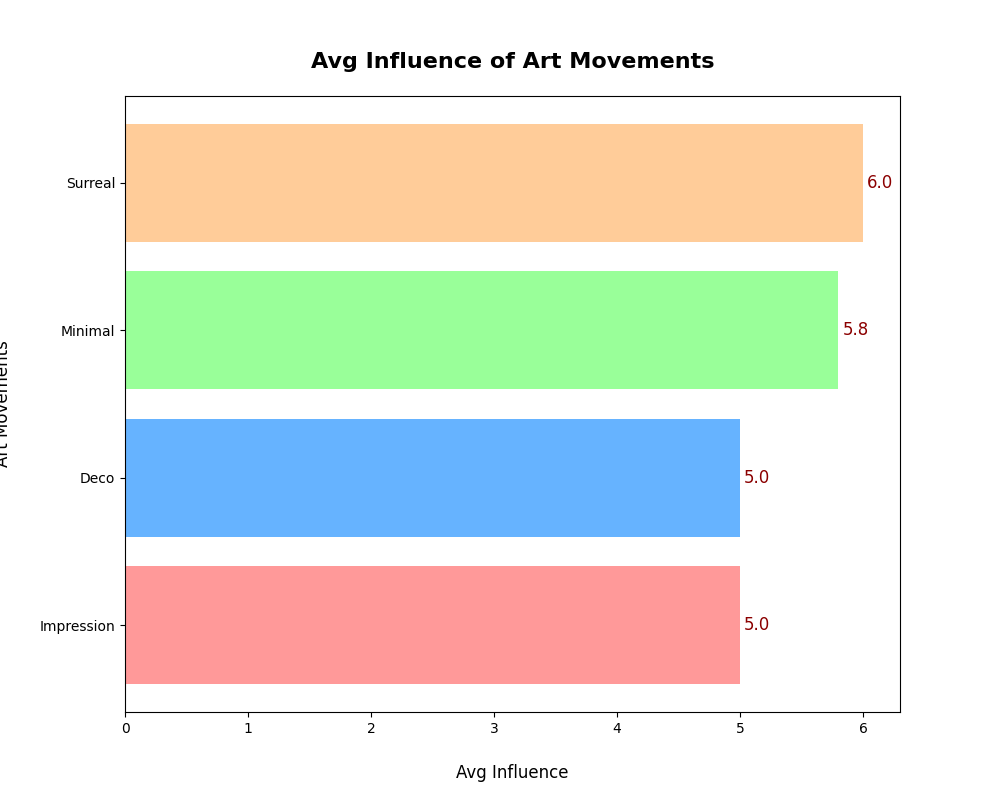

Recreate this plot in Python.
import matplotlib.pyplot as plt
import numpy as np

art_movements = ['Impression', 'Deco', 'Minimal', 'Surreal']

influence_matrix = np.array([
    [7, 5, 3, 4, 6], 
    [4, 7, 5, 3, 6], 
    [3, 4, 9, 8, 5], 
    [5, 6, 4, 7, 8], 
])

avg_influence = np.mean(influence_matrix, axis=1)

fig, ax = plt.subplots(figsize=(10, 8))

colors = ['#ff9999', '#66b3ff', '#99ff99', '#ffcc99']
bar = ax.barh(art_movements, avg_influence, color=colors)

ax.set_title("Avg Influence of Art Movements", fontsize=16, weight='bold', pad=20)
ax.set_xlabel("Avg Influence", fontsize=12, labelpad=20)
ax.set_ylabel("Art Movements", fontsize=12, labelpad=20)

for rect in bar:
    width = rect.get_width()
    ax.annotate(f'{width:.1f}',
                xy=(width, rect.get_y() + rect.get_height() / 2),
                xytext=(3, 0),
                textcoords="offset points",
                ha='left', va='center', fontsize=12, color='darkred')

plt.show()
